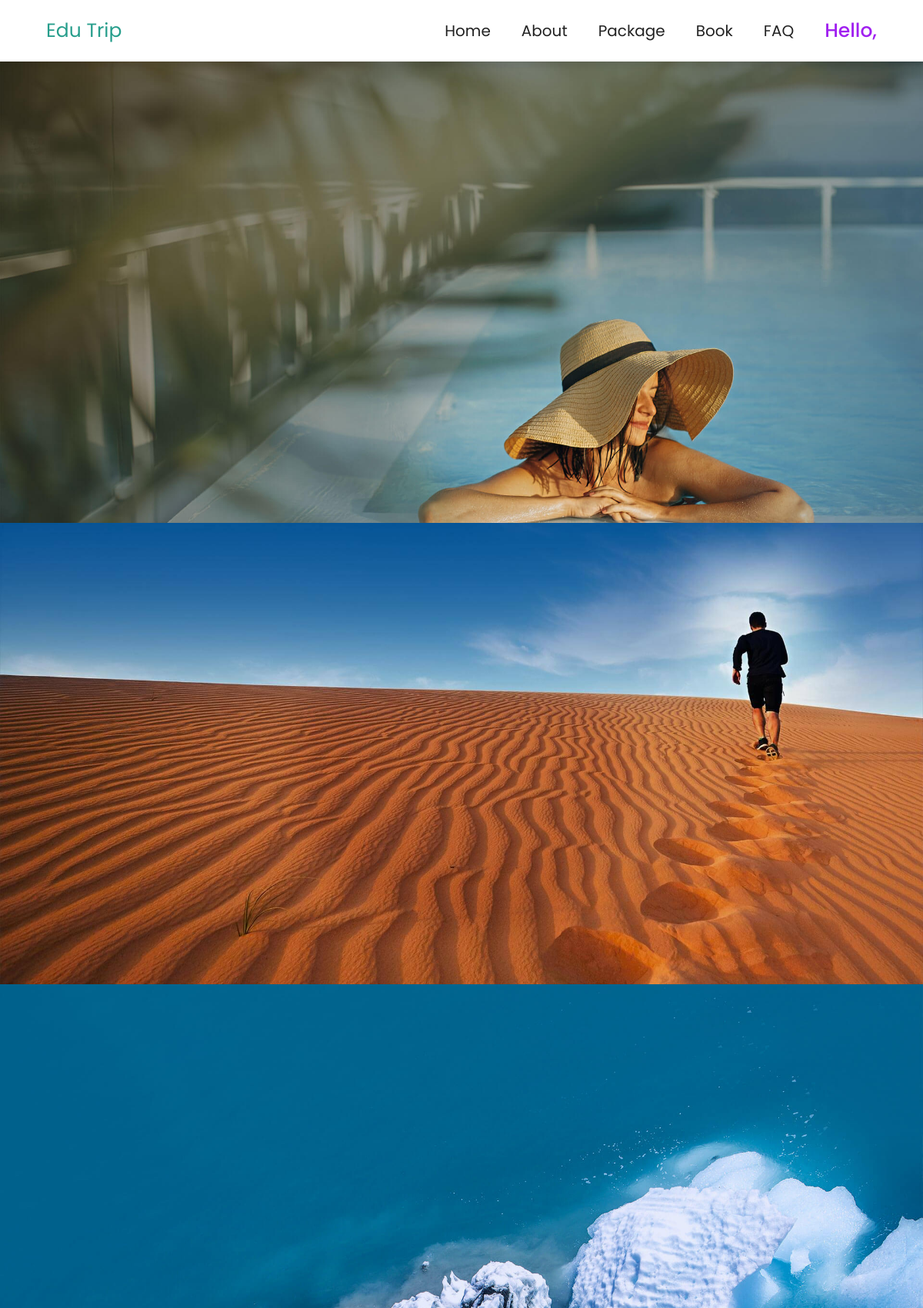
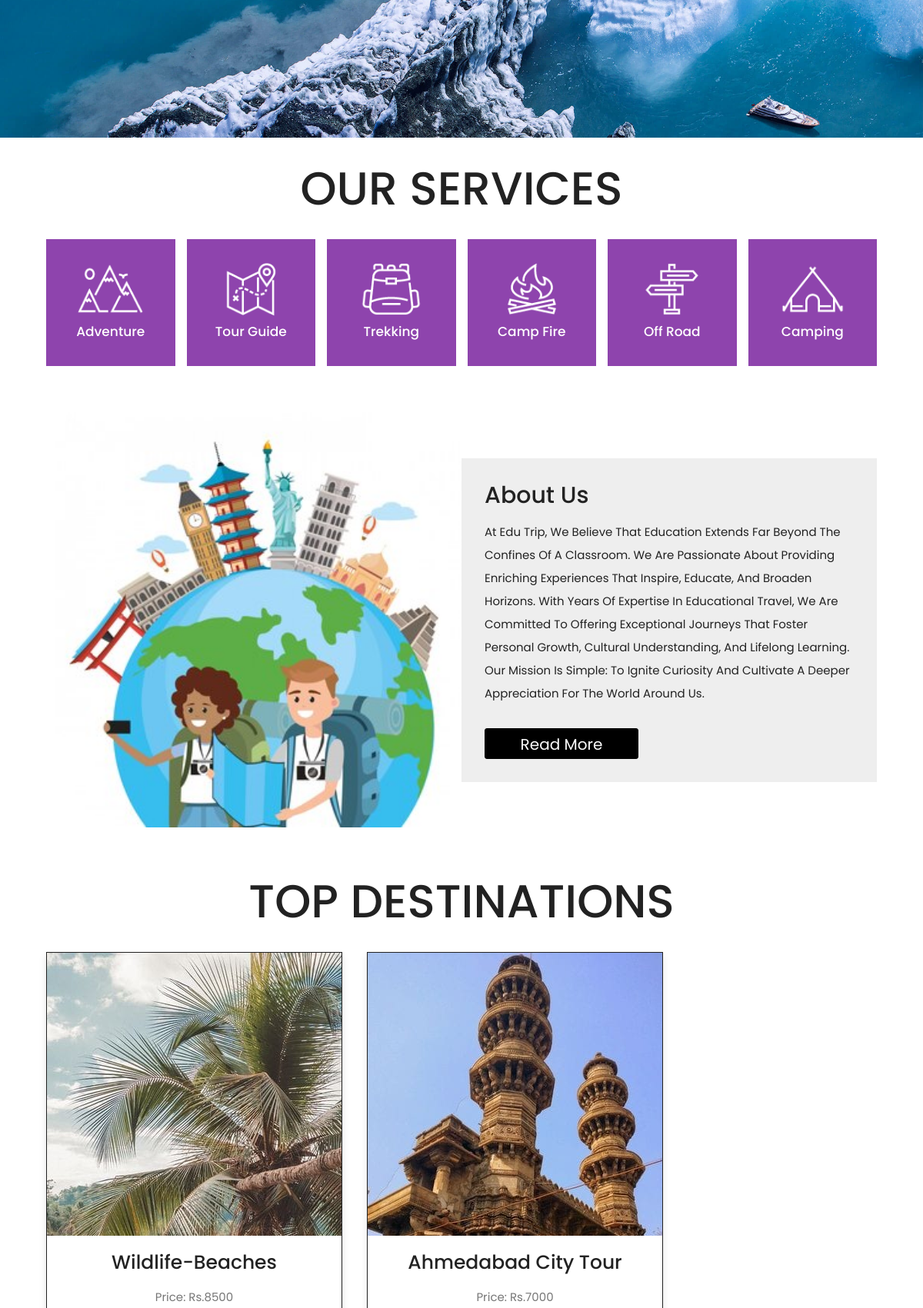
The page / (upper part) on the database its author committed (2 pictures, top to bottom).
### tables this page shows
CREATE TABLE `package` (
  `package_id` varchar(6) NOT NULL,
  `package_type` varchar(100) NOT NULL,
  `filter_category` varchar(100) NOT NULL,
  `filter_state` varchar(100) NOT NULL,
  `filter_grade` varchar(100) NOT NULL,
  `filter_month` varchar(100) NOT NULL,
  `package_name` varchar(100) NOT NULL,
  `package_duration` varchar(10) NOT NULL,
  `package_date1` date NOT NULL,
  `package_date2` date NOT NULL,
  `package_date3` date NOT NULL,
  `package_price` varchar(100) NOT NULL,
  `image_id` varchar(100) NOT NULL
);

### index.php (the view, shortened to what this page needs)
<!DOCTYPE html>
<html lang="en">
<head>
   <link rel="stylesheet" href="https://unpkg.com/swiper@7/swiper-bundle.min.css" />
   <link rel="stylesheet" href="https://cdnjs.cloudflare.com/ajax/libs/font-awesome/5.15.4/css/all.min.css">
   <link rel="stylesheet" href="css/style.css">
   <link href="https://cdn.jsdelivr.net/npm/bootstrap@5.0.2/dist/css/bootstrap.min.css" rel="stylesheet"
>
</head>
<body>
<section class="header">
   <a href="index.php" class="logo" style="text-decoration:none;color:#279e8c;">Edu Trip</a>
   <nav class="navbar">
      <a href="index.php" style="text-decoration:none">home</a>
      <a href="about.php" style="text-decoration:none">about</a>
      <a href="package.php" style="text-decoration:none">package</a>
      <a href="book.php" style="text-decoration:none">book</a>
      <a href="faq.php" style="text-decoration:none">FAQ</a>
      <h1 style="color:#A020F0;margin: 0px 0px 0px 20px;">Hello,<?php echo $_SESSION['institute_name'];?></h1>
   </nav>
</section>
<section class="home">
   <div class="swiper home-slider">
      <div class="swiper-wrapper">
         <div class="swiper-slide slide" style="background:url(images/home-slide-1.jpg) no-repeat">
         </div>
         <div class="swiper-slide slide" style="background:url(images/home-slide-2.jpg) no-repeat">
         </div>
         <div class="swiper-slide slide" style="background:url(images/home-slide-3.jpg) no-repeat">
         </div>
      </div>
   </div>
</section>
<section class="services">
   <h1 class="heading-title"> our services </h1>
   <div class="box-container">
      <div class="box">
         <img src="images/icon-1.png" alt="">
         <h3>adventure</h3>
      </div>
      <div class="box">
         <img src="images/icon-2.png" alt="">
         <h3>tour guide</h3>
      </div>
      <div class="box">
         <img src="images/icon-3.png" alt="">
         <h3>trekking</h3>
      </div>
      <div class="box">
         <img src="images/icon-4.png" alt="">
         <h3>camp fire</h3>
      </div>
      <div class="box">
         <img src="images/icon-5.png" alt="">
         <h3>off road</h3>
      </div>
      <div class="box">
         <img src="images/icon-6.png" alt="">
         <h3>camping</h3>
      </div>
   </div>
</section>
<section class="home-about">
   <div class="image">
      <img src="images/about-img1.jpeg" alt="">
   </div>
   <div class="content">
      <h3>about us</h3>
      <p>At Edu Trip, we believe that education extends far beyond the confines of a classroom. We are passionate about providing enriching experiences that inspire, educate, and broaden horizons. With years of expertise in educational travel, we are committed to offering exceptional journeys that foster personal growth, cultural understanding, and lifelong learning.
Our mission is simple: to ignite curiosity and cultivate a deeper appreciation for the world around us. </p>
<a href="about.php" class="btn" style="color: white; text-decoration: none; padding: 5px 10px; border: 1px solid black; border-radius: 3px;font-size:20px;background-color:black;height:40px; width:200px;">Read more</a>
   </div>
</section>
<section class="packages">
   <h1 class="heading-title">top destinations</h1>
   <div class="box-container">
   <?php
$servername = "localhost";
$username = "root";
$password = "";
$dbname = "project";
$conn = new mysqli($servername, $username, $password, $dbname);
$page = isset($_GET['page']) ? $_GET['page'] : 1;
$limit = 3;
$start = ($page - 1) * $limit;
$sql = "SELECT * FROM package LIMIT $start, $limit";
$result = $conn->query($sql);
if ($result->num_rows > 0) {
    while($row = $result->fetch_assoc()) {
        $imagePath = $row['image_id'];
        $imageSize = getimagesize($imagePath);
        $imageWidth = $imageSize[0];
        $imageHeight = $imageSize[1];
        echo '<div class="box">';
        echo '<div class="image">';
        echo '<img src="' . $imagePath . '" alt="" style="width: ' . $imageWidth . 'px; height: ' . $imageHeight . 'px;">';
        echo '</div>';
        echo '<div class="content">';
        echo '<h3>' . $row['package_name'] . '</h3>';
        echo '<p>Price: Rs.' . $row['package_price'] . '</p>';
        echo '</div>';
        echo '</div>';
    }
}
?>
</div>
</section>
</body>
</html>

### css/style.css (style rules this page uses)
:root { --main-color:#8e44ad; --black:#222; --white:#fff; --light-black:#777; --light-white:#fff9; --dark-bg:rgba(0,0,0,.7); --light-bg:#eee; --border:.1rem solid var(--black); --box-shadow:0 .5rem 1rem rgba(0,0,0,.1); --text-shadow:0 1.5rem 3rem rgba(0,0,0,.3); }
* { font-family: 'Poppins', sans-serif; margin:0; padding:0; box-sizing: border-box; outline: none; border:none; text-decoration: none; text-transform: capitalize; }
html { font-size: 62.5%; overflow-x: hidden; }
section { padding:5rem 10%; }
.btn { display: inline-block; background: var(--black); margin-top: 1rem; color:var(--white); font-size: 1.7rem; padding:1rem 3rem; cursor: pointer; }
.heading-title { text-align: center; margin-bottom: 3rem; font-size: 6rem; text-transform: uppercase; color:var(--black); }
.header { position: sticky; top:0; left:0; right:0; z-index: 1000; background-color: var(--white); display: flex; padding-top: 2rem; padding-bottom: 2rem; box-shadow: var(--box-shadow); align-items: center; justify-content: space-between; }
.header .logo { font-size: 2.5rem; color:var(--black); }
.header .navbar a { font-size: 2rem; margin-left: 2rem; color:var(--black); }
.home { padding:0; }
.home .slide { text-align: center; padding:2rem; display: flex; align-items: center; justify-content: center; background-size: cover !important; background-position: center !important; min-height: 60rem; }
.services .box-container { display: grid; grid-template-columns: repeat(auto-fit, minmax(16rem, 1fr)); gap: 1.5rem; }
.services .box-container .box { padding:3rem 2rem; text-align: center; background: var(--main-color); cursor: pointer; }
.services .box-container .box img { height: 7rem; }
.services .box-container .box h3 { color:var(--white); font-size: 1.7rem; padding-top: 1rem; }
.home-about { display: flex; align-items: center; flex-wrap: wrap; }
.home-about .image { flex:1 1 41rem; }
.home-about .image img { width: 100%; }
.home-about .content { flex:1 1 41rem; padding:3rem; background: var(--light-bg); }
.home-about .content h3 { font-size: 3rem; color:var(--black); }
.home-about .content p { font-size: 1.5rem; padding:1rem 0; line-height: 2; color:var(--black); }
.packages .box-container { display: grid; grid-template-columns: repeat(auto-fit, minmax(30rem, 1fr)); gap: 2rem; }
.packages .box-container .box { border:var(--border); box-shadow: var(--box-shadow); background: var(--white); display: none; }
.packages .box-container .box:nth-child(1), .packages .box-container .box:nth-child(2), .packages .box-container .box:nth-child(3), .packages .box-container .box:nth-child(4), .packages .box-container .box:nth-child(5), .packages .box-container .box:nth-child(6) { display: inline-block; }
.packages .box-container .box .image { height: 300px; overflow: hidden; }
.packages .box-container .box .image img { height: 100%; width: 100%; object-fit: cover; transition: .2s linear; }
.packages .box-container .box .content { padding:2rem; text-align: center; }
.packages .box-container .box .content h3 { font-size: 2.5rem; color:var(--black); }
.packages .box-container .box .content p { font-size: 1.5rem; color:var(--light-black); line-height: 2; padding:1rem 0; }
@media (max-width:1200px) { section { padding:3rem 5%; } }

### index.php (style rules this page uses)
.navbar { display: flex; align-items: center; }
.navbar a { margin-right: 20px; text-decoration: none; color: #fff; }
.packages .box-container { display: flex; flex-wrap: wrap; gap: 32px; }
.packages .box-container .box { width: 385px; height: 550px; box-sizing: border-box; }
.packages .box-container .box .image { width: 100%; height: 67%; overflow: hidden; }
.packages .box-container .box .image img { width: 50%; height: 80%; object-fit: cover; }
.packages .box-container .box .content { height: 30%; }
.btn { display: inline-block; background: var(--black); margin-top: 1rem; color:var(--white); font-size: 1.7rem; padding:1rem 3rem; cursor: pointer; }

### rows shown on the page
package: image (picture), package_name "Wildlife-Beaches", package_price "8500"
package: image (picture), package_name "Ahmedabad City Tour", package_price "7000"
